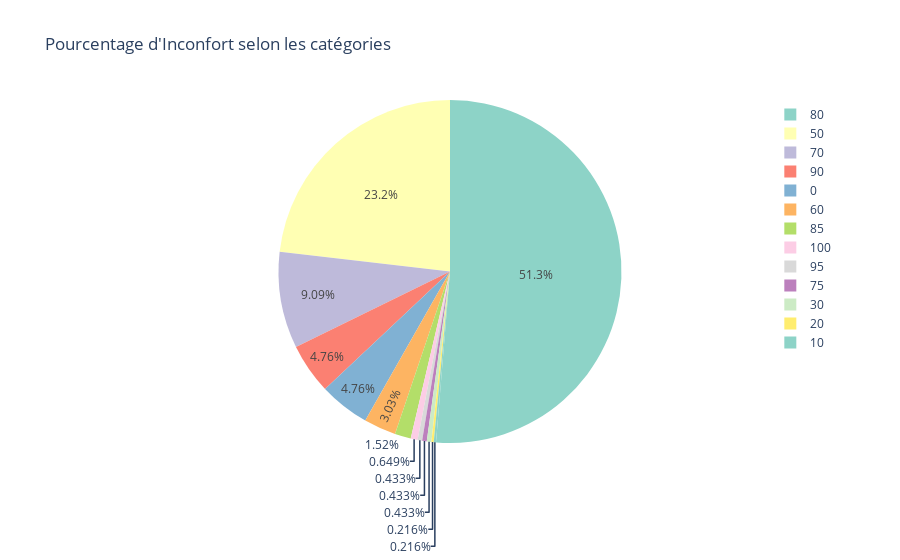

Notebook cell for this chart:
### Code cell
# Nettoyage et préparation des données
# Convertir la colonne "Inconfort" en catégorie
inconfort_counts = df['Inconfort'].value_counts(normalize=True).reset_index(name='percentage')
inconfort_counts.columns = ['Inconfort', 'Percentage']
inconfort_counts['Percentage'] = inconfort_counts['Percentage'] * 100  # Convertir en pourcentage

# Afficher les résultats
inconfort_counts

# Graphique: Pourcentage des catégories d'inconfort
fig = px.pie(inconfort_counts, names='Inconfort', values='Percentage', 
             title="Pourcentage d'Inconfort selon les catégories", 
             color='Inconfort', color_discrete_sequence=px.colors.qualitative.Set3)

# Afficher le graphique
fig.show()

### Figure 1 — Plotly figure (JSON) as saved in the notebook; plotly's stock layout.template omitted (floating-point values rounded to 4 significant figures)
{"data": [{"customdata": [[80], [50], [70], [90], [0], [60], [85], [100], [95], [75], [30], [20], [10]], "domain": {"x": [0, 1], "y": [0, 1]}, "hovertemplate": "Inconfort=%{customdata[0]}<br>Percentage=%{value}<extra></extra>", "labels": [80, 50, 70, 90, 0, 60, 85, 100, 95, 75, 30, 20, 10], "legendgroup": "", "marker": {"colors": ["rgb(141,211,199)", "rgb(255,255,179)", "rgb(190,186,218)", "rgb(251,128,114)", "rgb(128,177,211)", "rgb(253,180,98)", "rgb(179,222,105)", "rgb(252,205,229)", "rgb(217,217,217)", "rgb(188,128,189)", "rgb(204,235,197)", "rgb(255,237,111)", "rgb(141,211,199)"]}, "name": "", "showlegend": true, "type": "pie", "values": [51.3, 23.16, 9.091, 4.762, 4.762, 3.03, 1.515, 0.6494, 0.4329, 0.4329, 0.4329, 0.2165, 0.2165]}], "layout": {"legend": {"tracegroupgap": 0}, "piecolorway": ["rgb(141,211,199)", "rgb(255,255,179)", "rgb(190,186,218)", "rgb(251,128,114)", "rgb(128,177,211)", "rgb(253,180,98)", "rgb(179,222,105)", "rgb(252,205,229)", "rgb(217,217,217)", "rgb(188,128,189)", "rgb(204,235,197)", "rgb(255,237,111)"], "title": {"text": "Pourcentage d'Inconfort selon les catégories"}}}
